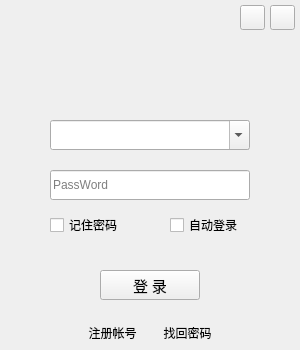
<?xml version="1.0" encoding="UTF-8"?>
<ui version="4.0">
 <class>Login</class>
 <widget class="QDialog" name="Login">
  <property name="geometry">
   <rect>
    <x>0</x>
    <y>0</y>
    <width>300</width>
    <height>350</height>
   </rect>
  </property>
  <property name="minimumSize">
   <size>
    <width>300</width>
    <height>350</height>
   </size>
  </property>
  <property name="maximumSize">
   <size>
    <width>300</width>
    <height>350</height>
   </size>
  </property>
  <property name="windowTitle">
   <string>Dialog</string>
  </property>
  <widget class="QWidget" name="loginWidget" native="true">
   <property name="geometry">
    <rect>
     <x>0</x>
     <y>0</y>
     <width>300</width>
     <height>350</height>
    </rect>
   </property>
   <property name="minimumSize">
    <size>
     <width>300</width>
     <height>350</height>
    </size>
   </property>
   <property name="maximumSize">
    <size>
     <width>300</width>
     <height>350</height>
    </size>
   </property>
   <widget class="QPushButton" name="findPasswordBtn">
    <property name="geometry">
     <rect>
      <x>150</x>
      <y>320</y>
      <width>75</width>
      <height>25</height>
     </rect>
    </property>
    <property name="font">
     <font>
      <family>幼圆</family>
     </font>
    </property>
    <property name="cursor">
     <cursorShape>PointingHandCursor</cursorShape>
    </property>
    <property name="focusPolicy">
     <enum>Qt::NoFocus</enum>
    </property>
    <property name="text">
     <string>找回密码</string>
    </property>
    <property name="flat">
     <bool>true</bool>
    </property>
   </widget>
   <widget class="QPushButton" name="registerBtn">
    <property name="geometry">
     <rect>
      <x>75</x>
      <y>320</y>
      <width>75</width>
      <height>25</height>
     </rect>
    </property>
    <property name="font">
     <font>
      <family>幼圆</family>
     </font>
    </property>
    <property name="cursor">
     <cursorShape>PointingHandCursor</cursorShape>
    </property>
    <property name="focusPolicy">
     <enum>Qt::NoFocus</enum>
    </property>
    <property name="autoFillBackground">
     <bool>false</bool>
    </property>
    <property name="text">
     <string>注册帐号</string>
    </property>
    <property name="autoDefault">
     <bool>false</bool>
    </property>
    <property name="default">
     <bool>false</bool>
    </property>
    <property name="flat">
     <bool>true</bool>
    </property>
   </widget>
   <widget class="QLabel" name="label">
    <property name="geometry">
     <rect>
      <x>20</x>
      <y>40</y>
      <width>271</width>
      <height>50</height>
     </rect>
    </property>
    <property name="text">
     <string/>
    </property>
    <property name="pixmap">
     <pixmap resource="../BlogClient.qrc">:/Image/login/label.png</pixmap>
    </property>
   </widget>
   <widget class="QCheckBox" name="autoLoginBox">
    <property name="geometry">
     <rect>
      <x>170</x>

      <y>215</y>

      <width>80</width>
      <height>20</height>
     </rect>
    </property>
    <property name="font">
     <font>
      <family>幼圆</family>
      <pointsize>9</pointsize>
     </font>
    </property>
    <property name="focusPolicy">
     <enum>Qt::NoFocus</enum>
    </property>
    <property name="text">
     <string>自动登录</string>
    </property>
   </widget>
   <widget class="QLineEdit" name="passwordEdit">
    <property name="geometry">
     <rect>
      <x>50</x>
      <y>170</y>
      <width>200</width>
      <height>30</height>
     </rect>
    </property>
    <property name="cursor">
     <cursorShape>IBeamCursor</cursorShape>
    </property>
    <property name="maxLength">
     <number>16</number>
    </property>
    <property name="echoMode">
     <enum>QLineEdit::Password</enum>
    </property>
    <property name="placeholderText">
     <string>PassWord</string>
    </property>
    <property name="clearButtonEnabled">
     <bool>true</bool>
    </property>
   </widget>
   <widget class="QComboBox" name="userNameBox">
    <property name="geometry">
     <rect>
      <x>50</x>
      <y>120</y>
      <width>200</width>
      <height>30</height>
     </rect>
    </property>
    <property name="cursor">
     <cursorShape>IBeamCursor</cursorShape>
    </property>


    <property name="editable">
     <bool>true</bool>
    </property>
    <property name="maxVisibleItems">
     <number>5</number>
    </property>


   </widget>
   <widget class="QLabel" name="hintLabel">
    <property name="geometry">
     <rect>
      <x>100</x>

      <y>245</y>

      <width>100</width>
      <height>15</height>
     </rect>
    </property>

    <property name="font">
     <font>
      <family>幼圆</family>
      <pointsize>10</pointsize>
     </font>
    </property>

    <property name="text">
     <string/>
    </property>
    <property name="alignment">
     <set>Qt::AlignCenter</set>
    </property>
   </widget>
   <widget class="QPushButton" name="loginBtn">
    <property name="geometry">
     <rect>
      <x>100</x>
      <y>270</y>
      <width>100</width>
      <height>30</height>
     </rect>
    </property>
    <property name="font">
     <font>
      <family>黑体</family>
      <pointsize>11</pointsize>
     </font>
    </property>
    <property name="cursor">
     <cursorShape>PointingHandCursor</cursorShape>
    </property>
    <property name="focusPolicy">
     <enum>Qt::NoFocus</enum>
    </property>
    <property name="text">
     <string>登 录</string>
    </property>

    <property name="checkable">
     <bool>true</bool>

    </property>
   </widget>
   <widget class="QToolButton" name="minBtn">
    <property name="geometry">
     <rect>
      <x>240</x>
      <y>5</y>
      <width>25</width>
      <height>25</height>
     </rect>
    </property>
    <property name="minimumSize">
     <size>
      <width>25</width>
      <height>25</height>
     </size>
    </property>
    <property name="cursor">
     <cursorShape>PointingHandCursor</cursorShape>
    </property>
    <property name="focusPolicy">
     <enum>Qt::NoFocus</enum>
    </property>
    <property name="toolTip">
     <string>最小化</string>
    </property>
    <property name="icon">
     <iconset resource="../BlogClient.qrc">
      <normaloff>:/Image/min.png</normaloff>:/Image/min.png</iconset>
    </property>
   </widget>
   <widget class="QToolButton" name="closeBtn">
    <property name="geometry">
     <rect>
      <x>270</x>
      <y>5</y>
      <width>25</width>
      <height>25</height>
     </rect>
    </property>
    <property name="minimumSize">
     <size>
      <width>25</width>
      <height>25</height>
     </size>
    </property>
    <property name="cursor">
     <cursorShape>PointingHandCursor</cursorShape>
    </property>
    <property name="focusPolicy">
     <enum>Qt::NoFocus</enum>
    </property>
    <property name="toolTip">
     <string>关闭</string>
    </property>
    <property name="icon">
     <iconset resource="../BlogClient.qrc">
      <normaloff>:/Image/close.png</normaloff>:/Image/close.png</iconset>
    </property>
   </widget>
   <widget class="QCheckBox" name="savePasswordBox">
    <property name="geometry">
     <rect>
      <x>50</x>

      <y>215</y>

      <width>80</width>
      <height>20</height>
     </rect>
    </property>
    <property name="font">
     <font>
      <family>幼圆</family>
     </font>
    </property>
    <property name="focusPolicy">
     <enum>Qt::NoFocus</enum>
    </property>
    <property name="text">
     <string>记住密码</string>
    </property>
   </widget>
  </widget>
 </widget>
 <tabstops>
  <tabstop>userNameBox</tabstop>
  <tabstop>passwordEdit</tabstop>
  <tabstop>savePasswordBox</tabstop>
  <tabstop>autoLoginBox</tabstop>
  <tabstop>loginBtn</tabstop>
  <tabstop>registerBtn</tabstop>
  <tabstop>findPasswordBtn</tabstop>
  <tabstop>minBtn</tabstop>
  <tabstop>closeBtn</tabstop>
 </tabstops>
 <resources>
  <include location="../BlogClient.qrc"/>
 </resources>
 <connections/>
</ui>
